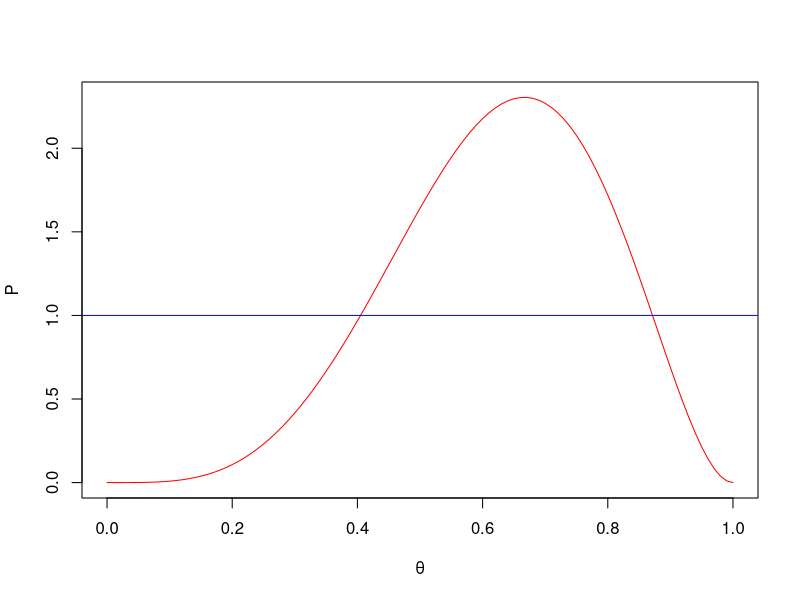

R code for this plot: (Note: this script raises an error after producing the figure.)
#Bayesian inference in the binomial case 

x=c(1,0,0,1,1,1)
v=seq(0,1,0.01)
dv=v[2]-v[1]
likely=rep(0,length(v))
prior=1
likely=(v*(1-v)*(1-v)*v*v*v)
evidence=sum(likely*prior)*dv
posterior = likely * prior / evidence
plot(v,posterior,'l',col='red',xlab='θ',ylab='P')
abline(prior,0,col='blue')

#Bayesian inference for the exponential distribution
vt=seq(0,10,0.01)
dvt=vt[2]-v[1]
likelyt=rep(0,length(vt))
priort=1/sqrt(vt)
priort2=vt^3*exp(-vt)/6
likelyt=vt*exp(-vt*t)

#I have calculated the evidence from gamma function for the exponential distribution. Numerically evaluate for the second.
evidencet=sqrt(pi)/2
evidencet2=sum(likelyt*priort2)*dvt
posteriort= likelyt*priort/evidencet
posteriort2=likelyt*priort2/evidencet2
plot(vt,posteriort,'l',col='red',xlab='θ',ylab='P')
plot(vt,posteriort2,'l',col='red',xlab='θ',ylab='P')
lines(vt,priort2,'l',col='blue')

#Poisson distribution with an unusual prior
x=c(1,2,2,2,3,3,3,5)
v=seq(0,10,0.01)
dv=v[2]-v[1]
likely=rep(0,length(v))
prior=(2/pi)*(3/(9+v^2))
for (i in 1:length(v)){
  likely[i] = prod(v[i]^x*(exp(-v[i]))/factorial(x))
}
evidence=sum(likely*prior)*dv
posterior = likely * prior / evidence

xp=c(0:10)
xpp=rep(0,length(xp))
for (j in 1:length(xp)){
  xpp[j]=sum(posterior*v^xp[j]*exp(-v)/factorial(xp[j])*dv)
}
plot(v,posterior,'l',col='red',xlab='θ',ylab='P')
lines(v,prior,col='blue')
lines(xp,xpp,'p')
